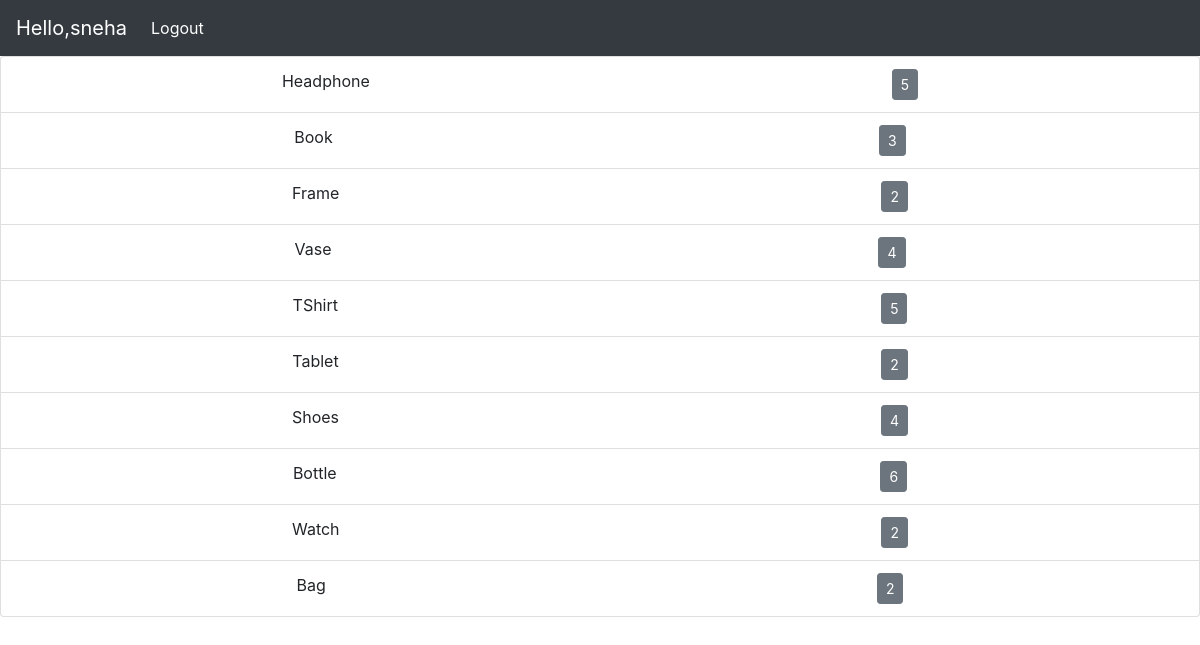
The app's page / (signed in) with its own data.
### main/models.py (models this page shows, shortened)
class Product(models.Model):
	name=models.CharField( max_length=100)
	quantity= models.IntegerField(default=2)
	image=models.ImageField(null=True, blank=True)

### main/views.py (the view)
# urls.py: path('',list,name='list'),
@login_required(login_url='login')
def list(request):
	object=Product.objects.all()
	context={'object':object}
	return render(request,'list.html',context)

### main/templates/list.html
{%extends 'main.html'%}
{% load static %}
{%block content%}
<ul class="list-group">
<div>
{%for item in object%}
  <li class="list-group-item d-flex justify-content-around flex-direction: column align-items-md-stretch ">
    {{item.name}}
	<button type="button" class="btn btn-secondary btn-sm">{{item.quantity}}</button>
  </li>
{%endfor %}
</div>
</ul>
{%endblock%}

### main/templates/main.html (shortened to what this page needs)
<!DOCTYPE html>
{%load static%}
<html>
    <head>
		<link rel="stylesheet" href="https://stackpath.bootstrapcdn.com/bootstrap/4.4.1/css/bootstrap.min.css">
        <link rel="stylesheet" type="text/css" href="{% static 'css/main.css' %}">
     </head>
    <body>
	<nav class="navbar navbar-expand-lg navbar-dark bg-dark">
  		<a class="navbar-brand" href="#">Hello,{{request.user}}</a>
		<div class="collapse navbar-collapse" id="navbarNavAltMarkup">
			<div class="navbar-nav">
			<a class="nav-item nav-link active" href="{%url 'logout' %}">Logout <span class="sr-only">(current)</span></a>
			</div>
		</div>
    </nav>
	 <div>
		{%block content %}
		{%endblock content%}
	</div>
    </body>
</html>

### records on screen
Product: name "Headphone", quantity "5"
Product: name "Book", quantity "3"
Product: name "Frame", quantity "2"
Product: name "Vase", quantity "4"
Product: name "TShirt", quantity "5"
Product: name "Tablet", quantity "2"
Product: name "Shoes", quantity "4"
Product: name "Bottle", quantity "6"
Product: name "Watch", quantity "2"
Product: name "Bag", quantity "2"

### other values on screen
{{ request.user }} "sneha"
